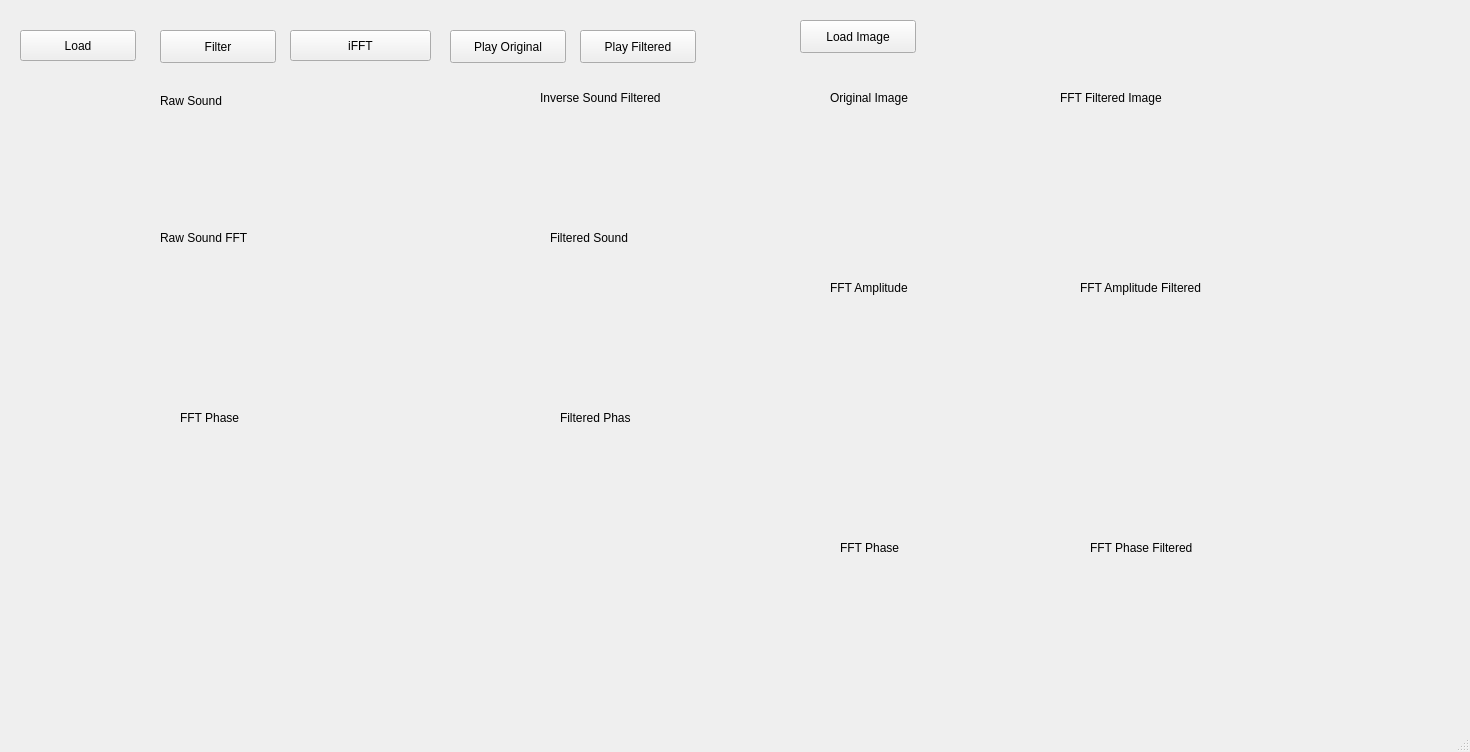
<?xml version="1.0" encoding="UTF-8"?>
<ui version="4.0">
 <class>MainWindow</class>
 <widget class="QMainWindow" name="MainWindow">
  <property name="geometry">
   <rect>
    <x>0</x>
    <y>0</y>
    <width>1470</width>
    <height>752</height>
   </rect>
  </property>
  <property name="windowTitle">
   <string>MainWindow</string>
  </property>
  <widget class="QWidget" name="centralwidget">
   <widget class="QCustomPlot" name="sound_raw" native="true">
    <property name="geometry">
     <rect>
      <x>30</x>
      <y>120</y>
      <width>381</width>
      <height>101</height>
     </rect>
    </property>
   </widget>
   <widget class="QPushButton" name="load_audio">
    <property name="geometry">
     <rect>
      <x>20</x>
      <y>30</y>
      <width>116</width>
      <height>31</height>
     </rect>
    </property>
    <property name="text">
     <string>Load</string>
    </property>
   </widget>
   <widget class="QPushButton" name="fft">
    <property name="geometry">
     <rect>
      <x>290</x>
      <y>30</y>
      <width>141</width>
      <height>31</height>
     </rect>
    </property>
    <property name="text">
     <string>iFFT</string>
    </property>
   </widget>
   <widget class="QCustomPlot" name="sound_raw_fft" native="true">
    <property name="geometry">
     <rect>
      <x>30</x>
      <y>260</y>
      <width>381</width>
      <height>121</height>
     </rect>
    </property>
   </widget>
   <widget class="QCustomPlot" name="sound_raw_fft_phase" native="true">
    <property name="geometry">
     <rect>
      <x>30</x>
      <y>440</y>
      <width>381</width>
      <height>121</height>
     </rect>
    </property>
   </widget>
   <widget class="QCustomPlot" name="sound_filtered" native="true">
    <property name="geometry">
     <rect>
      <x>420</x>
      <y>260</y>
      <width>341</width>
      <height>121</height>
     </rect>
    </property>
   </widget>
   <widget class="QPushButton" name="filter">
    <property name="geometry">
     <rect>
      <x>160</x>
      <y>30</y>
      <width>116</width>
      <height>33</height>
     </rect>
    </property>
    <property name="text">
     <string>Filter</string>
    </property>
   </widget>
   <widget class="QCustomPlot" name="sound_inversed_filtered" native="true">
    <property name="geometry">
     <rect>
      <x>420</x>
      <y>120</y>
      <width>341</width>
      <height>101</height>
     </rect>
    </property>
   </widget>
   <widget class="QCustomPlot" name="sound_phase_filtered" native="true">
    <property name="geometry">
     <rect>
      <x>420</x>
      <y>440</y>
      <width>341</width>
      <height>121</height>
     </rect>
    </property>
   </widget>
   <widget class="QLabel" name="image">
    <property name="geometry">
     <rect>
      <x>790</x>
      <y>120</y>
      <width>150</width>
      <height>150</height>
     </rect>
    </property>
    <property name="text">
     <string/>
    </property>
   </widget>
   <widget class="QPushButton" name="load_image">
    <property name="geometry">
     <rect>
      <x>800</x>
      <y>20</y>
      <width>116</width>
      <height>33</height>
     </rect>
    </property>
    <property name="text">
     <string>Load Image</string>
    </property>
   </widget>
   <widget class="QLabel" name="image_fft_amplitude">
    <property name="geometry">
     <rect>
      <x>780</x>
      <y>300</y>
      <width>211</width>
      <height>201</height>
     </rect>
    </property>
    <property name="text">
     <string/>
    </property>
   </widget>
   <widget class="QLabel" name="image_fft_phase">
    <property name="geometry">
     <rect>
      <x>770</x>
      <y>570</y>
      <width>221</width>
      <height>191</height>
     </rect>
    </property>
    <property name="text">
     <string/>
    </property>
   </widget>
   <widget class="QLabel" name="image_fft_amplitude_filtered">
    <property name="geometry">
     <rect>
      <x>1050</x>
      <y>300</y>
      <width>191</width>
      <height>211</height>
     </rect>
    </property>
    <property name="text">
     <string/>
    </property>
   </widget>
   <widget class="QLabel" name="image_fft_filtered">
    <property name="geometry">
     <rect>
      <x>1040</x>
      <y>120</y>
      <width>150</width>
      <height>150</height>
     </rect>
    </property>
    <property name="text">
     <string/>
    </property>
   </widget>
   <widget class="QLabel" name="image_fft_phase_filtered">
    <property name="geometry">
     <rect>
      <x>1020</x>
      <y>570</y>
      <width>231</width>
      <height>191</height>
     </rect>
    </property>
    <property name="text">
     <string/>
    </property>
   </widget>
   <widget class="QPushButton" name="play_sound">
    <property name="geometry">
     <rect>
      <x>450</x>
      <y>30</y>
      <width>116</width>
      <height>33</height>
     </rect>
    </property>
    <property name="text">
     <string>Play Original</string>
    </property>
   </widget>
   <widget class="QPushButton" name="play_sound_filtered">
    <property name="geometry">
     <rect>
      <x>580</x>
      <y>30</y>
      <width>116</width>
      <height>33</height>
     </rect>
    </property>
    <property name="text">
     <string>Play Filtered</string>
    </property>
   </widget>
   <widget class="QLabel" name="label">
    <property name="geometry">
     <rect>
      <x>160</x>
      <y>90</y>
      <width>101</width>
      <height>21</height>
     </rect>
    </property>
    <property name="text">
     <string>Raw Sound</string>
    </property>
   </widget>
   <widget class="QLabel" name="label_2">
    <property name="geometry">
     <rect>
      <x>540</x>
      <y>90</y>
      <width>131</width>
      <height>16</height>
     </rect>
    </property>
    <property name="text">
     <string>Inverse Sound Filtered</string>
    </property>
   </widget>
   <widget class="QLabel" name="label_3">
    <property name="geometry">
     <rect>
      <x>160</x>
      <y>230</y>
      <width>131</width>
      <height>16</height>
     </rect>
    </property>
    <property name="text">
     <string>Raw Sound FFT</string>
    </property>
   </widget>
   <widget class="QLabel" name="label_4">
    <property name="geometry">
     <rect>
      <x>550</x>
      <y>230</y>
      <width>101</width>
      <height>16</height>
     </rect>
    </property>
    <property name="text">
     <string>Filtered Sound</string>
    </property>
   </widget>
   <widget class="QLabel" name="label_5">
    <property name="geometry">
     <rect>
      <x>180</x>
      <y>410</y>
      <width>71</width>
      <height>16</height>
     </rect>
    </property>
    <property name="text">
     <string>FFT Phase</string>
    </property>
   </widget>
   <widget class="QLabel" name="label_6">
    <property name="geometry">
     <rect>
      <x>560</x>
      <y>410</y>
      <width>71</width>
      <height>16</height>
     </rect>
    </property>
    <property name="text">
     <string>Filtered Phase</string>
    </property>
   </widget>
   <widget class="QLabel" name="label_7">
    <property name="geometry">
     <rect>
      <x>830</x>
      <y>90</y>
      <width>141</width>
      <height>16</height>
     </rect>
    </property>
    <property name="text">
     <string>Original Image</string>
    </property>
   </widget>
   <widget class="QLabel" name="label_8">
    <property name="geometry">
     <rect>
      <x>1060</x>
      <y>90</y>
      <width>131</width>
      <height>16</height>
     </rect>
    </property>
    <property name="text">
     <string>FFT Filtered Image</string>
    </property>
   </widget>
   <widget class="QLabel" name="label_9">
    <property name="geometry">
     <rect>
      <x>830</x>
      <y>280</y>
      <width>101</width>
      <height>16</height>
     </rect>
    </property>
    <property name="text">
     <string>FFT Amplitude</string>
    </property>
   </widget>
   <widget class="QLabel" name="label_10">
    <property name="geometry">
     <rect>
      <x>1080</x>
      <y>280</y>
      <width>151</width>
      <height>16</height>
     </rect>
    </property>
    <property name="text">
     <string>FFT Amplitude Filtered</string>
    </property>
   </widget>
   <widget class="QLabel" name="label_11">
    <property name="geometry">
     <rect>
      <x>840</x>
      <y>540</y>
      <width>81</width>
      <height>16</height>
     </rect>
    </property>
    <property name="text">
     <string>FFT Phase</string>
    </property>
   </widget>
   <widget class="QLabel" name="label_12">
    <property name="geometry">
     <rect>
      <x>1090</x>
      <y>540</y>
      <width>141</width>
      <height>16</height>
     </rect>
    </property>
    <property name="text">
     <string>FFT Phase Filtered</string>
    </property>
   </widget>
  </widget>
  <widget class="QStatusBar" name="statusbar"/>
 </widget>
 <customwidgets>
  <customwidget>
   <class>QCustomPlot</class>
   <extends>QWidget</extends>
   <header>qcustomplot.h</header>
   <container>1</container>
  </customwidget>
 </customwidgets>
 <resources/>
 <connections/>
</ui>
